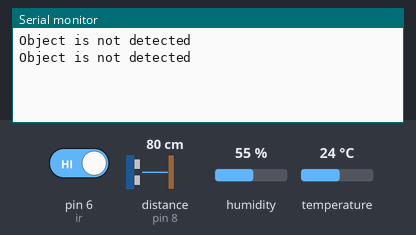
Simulated run of this sketch. Board: Arduino Uno, built with avr-gcc and run on an emulated ATmega328P. On the bench: the last lines printed to the serial monitor. Wiring (inferred from the names in the program): ultrasonic range finder: trigger pin 7; echo pin 8. Inputs (shaded band) come from the test bench; at power-on: pin 6 (ir) HIGH, distance to the obstacle (sensor on pin 8) 80 cm, humidity 55 %, temperature 24 °C. The echo pulse lasts 58.3 µs per cm.

Above: at 1.8 s.
1.9 s: pin 6 (ir) driven LOW
At 2.6 s:
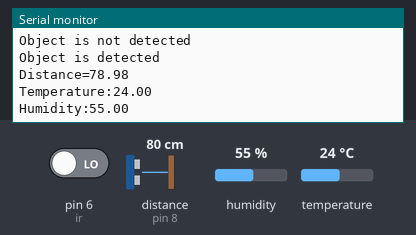
3.5 s: distance to the obstacle (sensor on pin 8) set to 2 cm
At 4.8 s:
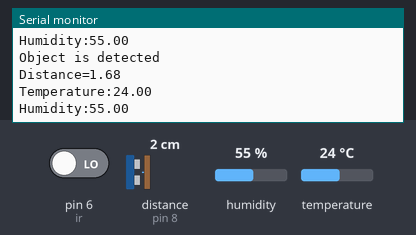
5.0 s: humidity set to 22 %
At 6.0 s:
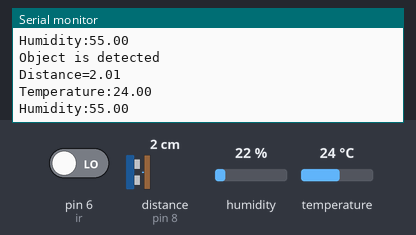
6.5 s: temperature set to 12 °C
At 7.8 s:
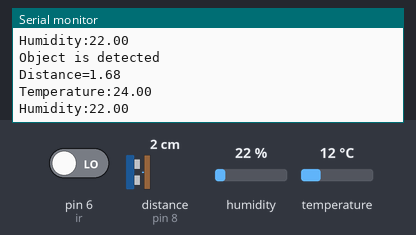
8.0 s: distance to the obstacle (sensor on pin 8) set to 4 cm
At 9.4 s:
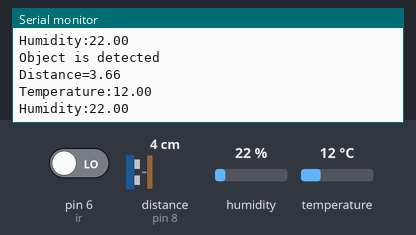
9.5 s: humidity set to 40 %
At 11.0 s:
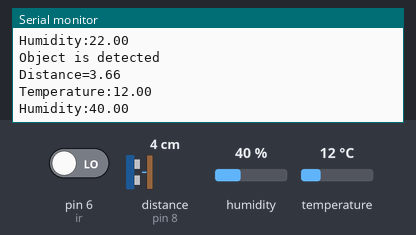
Timing chart, 0 to 12.0 s (numbered marks = the images above; inputs shaded):
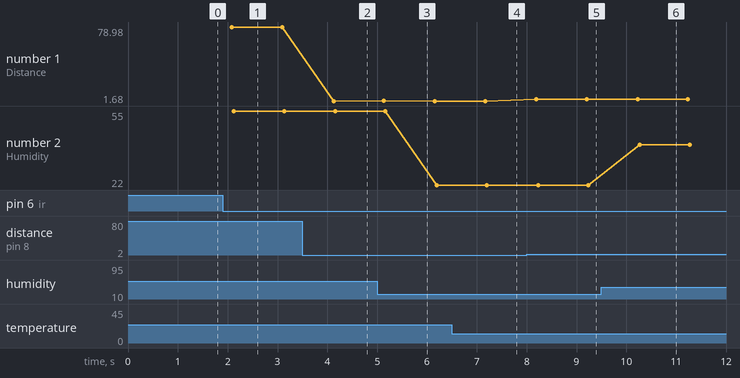

The sketch:

irplusultrasonicplusdht11.ino
```cpp
#include<DHT.h>
#define ir 6
#define trig 7
#define echo 8
#define DHTPIN 9
#define DHTTYPE DHT11
DHT mydht (DHTPIN,DHTTYPE);

void setup() {
  // put your setup code here, to run once:
  pinMode(ir,INPUT);
  pinMode(trig,OUTPUT);
  pinMode(echo,INPUT);
  mydht.begin();
  Serial.begin(9600);

}

void loop() {
  // put your main code here, to run repeatedly:
  int irvalue=digitalRead(ir);
  digitalWrite(trig,LOW);
  delayMicroseconds(5);
  digitalWrite(trig,HIGH);
  delayMicroseconds(10);
  digitalWrite(trig,LOW);

  long time =pulseIn(echo,HIGH);
  float distance=time*0.034/2;
  float humidity=mydht.readHumidity();
  float temperature=mydht.readTemperature();
  if(irvalue==LOW)
  {
    Serial.println("Object is detected");
    Serial.print("Distance=");
    Serial.println(distance);
    Serial.print("Temperature:");
    Serial.println(temperature);
    Serial.print("Humidity:");
    Serial.println(humidity);
  }
  else
   {
Serial.println("Object is not detected");
  }
  delay(1000);

}
//ultrasonic with ir
```

Measured:
- after the input at 1.9 s, the serial monitor: prints a new line after 0.16 s (image 1)
- after the input at 3.5 s, the serial monitor: prints a new line after 0.63 s (image 2)
- after the input at 8.0 s, the serial monitor: prints a new line after 0.20 s (image 5)
- after the input at 9.5 s, the serial monitor: prints a new line after 0.77 s (image 6)
- plotted number 1: 78.98 → 1.68 after the input at 3.5 s, 1.68 → 3.66 after the input at 8.0 s, 3.66 → 3.67 after the input at 9.5 s
- plotted number 2: 55 → 22 after the input at 5.0 s, 22 → 40 after the input at 9.5 s
